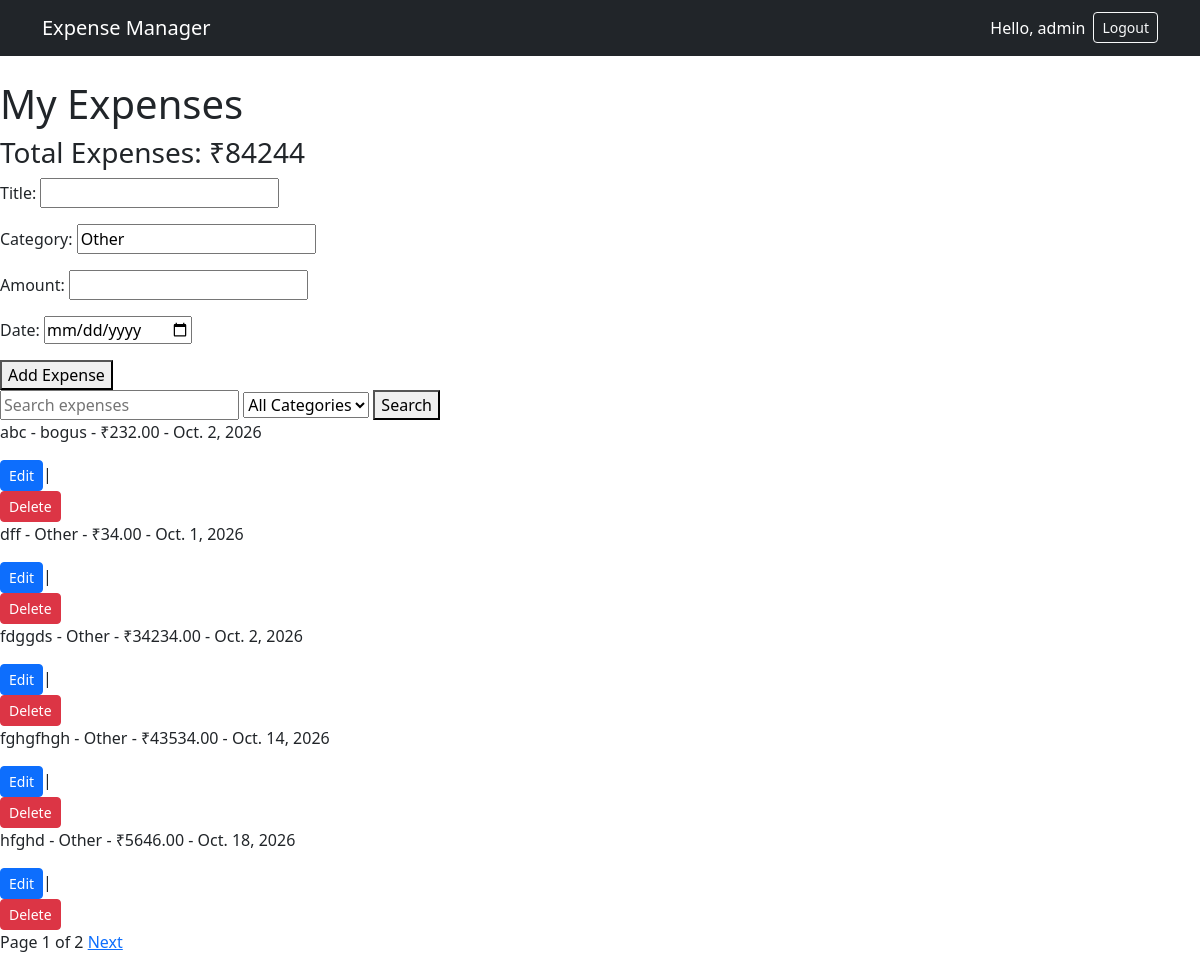
The app's page / (signed in) with its own data.
### expenses/models.py (models this page shows, shortened)
class Expense(models.Model):
    title = models.CharField(max_length=50)
    category = models.CharField(max_length=50, default="Other")
    amount = models.DecimalField(max_digits=8, decimal_places=2)
    date = models.DateField()
    user = models.ForeignKey(User, on_delete=models.CASCADE)

### expenses/views.py (the view)
# urls.py: 2. Add a URL to urlpatterns:  path('', views.home, name='home')
@login_required
def home(request):
    if request.method == "POST":
        form = ExpenseForm(request.POST)
        if form.is_valid():
            expense = form.save(commit=False)
            expense.user = request.user
            expense.save()
            messages.success(request,'Expense added successfully')
            return redirect('home')
    else:
        form = ExpenseForm()
    query = request.GET.get('expense_name', '')
    category = request.GET.get('category', '')
    expenses = Expense.objects.filter(user = request.user, title__icontains=query)
    if category:
        expenses = expenses.filter(category=category)
    categories = Expense.objects.filter(user = request.user).values_list('category', flat=True).distinct()
    total = expenses.aggregate(Sum('amount'))['amount__sum'] or 0
    paginator = Paginator(expenses, 5)
    expenses = paginator.get_page(request.GET.get('page'))
    return render(request, 'expenses/home.html',
                  {
                      'form':form,
                      'categories': categories,
                      'expenses':expenses,
                      'total': total,
                  }
                  )

### expenses/forms.py
class ExpenseForm(forms.ModelForm):
    class Meta:
        model = Expense
        fields = ['title', 'category', 'amount', 'date']
        widgets = {
            'date': forms.DateInput(attrs={'type':'date'}),
        }

### expenses/templates/expenses/home.html (shortened to what this page needs)
<!DOCTYPE html>
<html>
<head>
    <link href="https://cdn.jsdelivr.net/npm/bootstrap@5.3.3/dist/css/bootstrap.min.css" rel="stylesheet">
</head>
<body>
    <nav class="navbar navbar-expand-lg navbar-dark bg-dark mb-4">
        <div class="container">
            <a class="navbar-brand" href="{% url 'home' %}">
                Expense Manager
            </a>
            <div class="navbar-nav ms-auto">
                {% if user.is_authenticated %}
                    <span class="nav-link text-white">
                        Hello, {{ user.username }}
                    </span>
                    <form method="POST" action="{% url 'logout' %}">
                        <button type="submit" class="btn btn-outline-light btn-sm mt-1">
                            Logout
                        </button>
                    </form>
                {% else %}
                    <a class="nav-link" href="{% url 'login' %}">Login</a>
                    <a class="nav-link" href="{% url 'register' %}">Register</a>
                {% endif %}
            </div>
        </div>
    </nav>
    <h1>My Expenses</h1>
    <h3>Total Expenses: ₹{{ total }}</h3>
    <form method="post">
        {{form.as_p}}
        <button type="submit">Add Expense</button>
    </form>
    <form method="get">
        <input type="text" name="expense_name" placeholder="Search expenses">
        <select name="category">
            <option value="">All Categories</option>
        </select>
        <button type="submit">Search</button>
    </form>
    {% for expense in expenses %}
        <p>{{ expense.title }} - {{ expense.category }} - ₹{{ expense.amount }} - {{ expense.date }}</p>
        <a href="{% url 'edit' expense.id %}" class="btn btn-primary btn-sm"> Edit </a>|
        <form method='post'
        action="{% url 'delete' expense.id %}"
        onsubmit = "return confirm('Sure to delete?')">
            <button type="submit" class="btn btn-danger btn-sm">Delete</button>
        </form>
    {% endfor %}
    Page {{ expenses.number }} of {{ expenses.paginator.num_pages }}
    {% if expenses.has_next %}
        <a href="?page={{ expenses.next_page_number }}&q={{ request.GET.q }}">Next</a>
    {% endif %}
</body>
</html>

### records on screen
Expense: title "abc", category "bogus", amount "232.00", date "Oct. 2, 2026"
Expense: title "dff", category "Other", amount "34.00", date "Oct. 1, 2026"
Expense: title "fdggds", category "Other", amount "34234.00", date "Oct. 2, 2026"
Expense: title "fghgfhgh", category "Other", amount "43534.00", date "Oct. 14, 2026"
Expense: title "hfghd", category "Other", amount "5646.00", date "Oct. 18, 2026"

### other values on screen
{{ user.username }} "admin"
{{ total }} "84244"
{{ expenses.number }} "1"
{{ expenses.paginator.num_pages }} "2"
